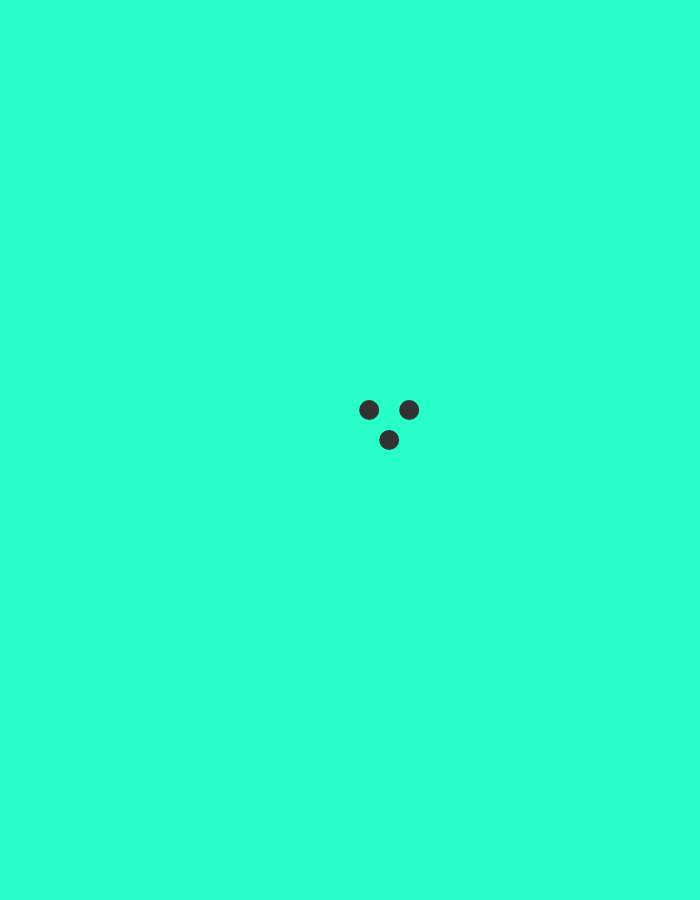
Frame 1 (no input)
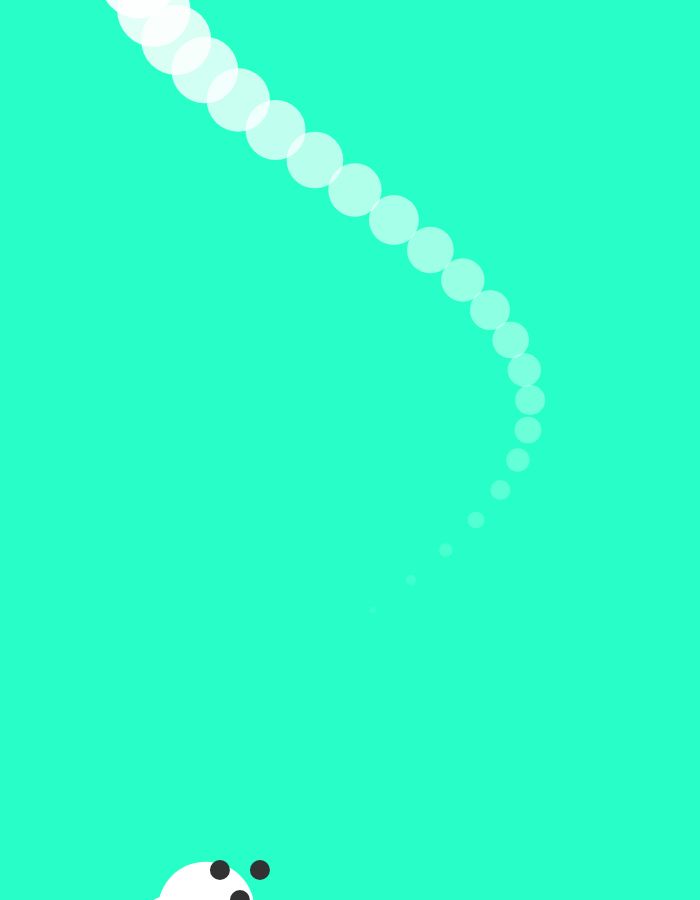
Frame 60 (no input)
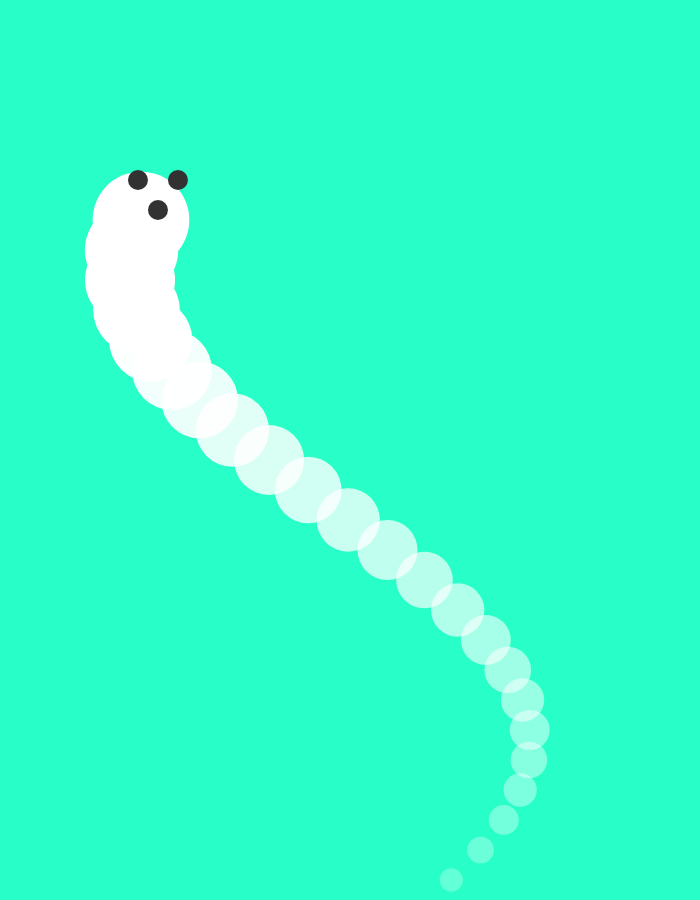
Frame 120 (the mouse pressed at the canvas centre since frame 60)

The p5.js sketch that drew these frames (run headless with seeded random() and noise() and a simulated clock; from frame 60 on, the mouse is pressed at the canvas centre):

// p5.js sketch
// ── sketch.js
// Try changing these values!
const tailLength = 30;
const ghostSize = 100;
const wiggliness = 40;
const floatiness = 30;

let ghostX;
let ghostY;
const tail = [];

function setup() {
  createCanvas(700,900);
  ghostX = width / 2;
  ghostY = height / 2;
}

function draw() {

  // The cos() function gives us a value that bounces between -1 and 1.
  // We can use that to create animations!
  ghostX += cos(frameCount / 5) * wiggliness;
  ghostY -= floatiness;

  // If the ghost goes above the top of the canvas, move it back to the bottom.
  if (ghostY < -ghostSize) {
    ghostY = height + ghostSize;
  }

  // Add a point to the beginning of the array.
  tail.unshift({x: ghostX, y: ghostY});
  // If the array is too big, remove the last point.
  if (tail.length > tailLength) {
    tail.pop();
  }

  background(40,300, 200);
  noStroke();

  // Loop over the tail and draw the points.
  for (var index = 1; index < tail.length; index++) {
    const tailPoint = tail[index];

    // Tail gets smaller and more transparent.
    const pointSize = ghostSize * (tail.length - index) / tail.length;
    const pointAlpha = 300 * (tail.length - index) / tail.length;

    fill(300, pointAlpha);
    ellipse(tailPoint.x, tailPoint.y, pointSize);
  }

  // Draw the ghost's face.
  fill(50);
  ellipse(ghostX - ghostSize * .2, ghostY - ghostSize * .1, ghostSize * .2);
  ellipse(ghostX + ghostSize * .2, ghostY - ghostSize * .1, ghostSize * .2);
  ellipse(ghostX, ghostY + ghostSize * .2, ghostSize * .2);
}

// ── design-system.html
<!DOCTYPE html>
<html>
  <head>
    <meta charset="utf-8">
    <title>Kelly Peng | Design Sysstem</title>
    
    <link href="../css/reset.css" rel="stylesheet" type="text/css">
    <link href="../css/design-system.css" rel="stylesheet" type="text/css">
  </head>
  <body>

  <main>
	<div id="ds-container">
		<div id="left-sidebar"><h2> ONLINE CLASS INTERACTION APP </h2>
      <h4>Design principles</h4>
      <p>Each piece is part of a greater whole and should contribute positively to the system at scale. There should be no isolated features or outliers.</p>
      <p>We’re focused when it comes to both design and functionality. Our work should speak boldly and clearly to this focus.</p>
      <p>Design should reinforce the meaning of content, not distract from it. We prioritize worthwhile communication over decoration. If an aspect of the design doesn’t enhance the content, we should remove it.</p>
      <p>Our use of motion breathes life into our products, and allows us to communicate with users in easily understood ways.</p>
      <p>We create sites to welcome the widest possible audience, free of obstacles. Be mindful of the broad range of human abilities and disabilities, as well as the variety of devices, browsers, and networks people use to access our sites.</p></div>
		<div id="main-content">
      <section>
        <h3 class="section-label">Adjustments</h3>
        <div>
        <label>Change Background</label>
        <button type="button" onclick="changeBodyBg('#2962FF');">WF Dark blue</button>
        <button type="button" onclick="changeBodyBg('#2979FF');">WF Medium blue </button>
        <button type="button" onclick="changeBodyBg('#448AFF');">WF Light blue </button>
        <button type="button" onclick="changeBodyBg('#FFF');">White</button>

    </div>
    <br>
    <div>
        <label>Change Heading text color</label>
        <button type="button" onclick="changeHeaderColor('#1A237E');">WF Dark Gray blue </button>
        <button type="button" onclick="changeHeaderColor('#2962FF');">WF Dark blue</button>
        <button type="button" onclick="changeHeaderColor('#00BFA5');">WF Dark Green</button>
        <button type="button" onclick="changeHeaderColor('#1DE9B6');">WF Medium Green</button>

    </div>
      <div>
        <label>Change Section Background</label>
        <button type="button" onclick="changeSectionBG('##2979FF');">Medium blue</button>
        <button type="button" onclick="changeSectionBG('#1DE9B6');">WF Medium Green</button>
        <button type="button" onclick="changeSectionBG('#82B1FF');">Extra light blue</button>
        <button type="button" onclick="changeSectionBG('#fff');">White</button>

    </div>
      </section>
      <section id="section">
        <h3 class="section-label">Styles</h3>
        <h4 class="section-break">Typography</h4>
        <h1 class="header">H1 headline</h1>
        <h2 class="header">H2 headline</h2>
        <h3 class="header">H3 headline</h3>
        <h4 class="header">H4 headline</h4>
        <h5 class="header">H5 headline</h5>
        <p>This is what body copy looks like. Strategic design means designing for a specific objective. More often than not, that objective is growing a business. But it’s important to recognize that there’s a difference between being strategic by being the conduit between the business and the user, and designing for the business alone.</p>

        <h4 class="section-break">Colors</h4>
        <div class="primary-hue color-gray"><div>WF Dark blue</div><div>#2962FF<br></div></div>
        <div class="primary-hue color-light-gray"><div>WF Medium blue</div><div>#2979FF<br></div></div>
        <div class="secondary-hue color-medium-brown"><div>WF Light blue</div><div>#448AFF<br></div></div>
        <div class="secondary-hue color-deep-brown"><div>WF Dark Gray blue</div><div>#1A237E<br></div></div>
        <div class="secondary-hue color-medium-yellow"><div>WF Dark Green</div><div>#00BFA5<br></div></div>
        <div class="accent-hue color-bright-yellow"><div>WF Medium Green</div><div>#1DE9B6<br></div></div>

      </section>
      <section>
        <h3 class="section-label">Components</h3>
        <div class="component-group">
          <article class="cg-1">
            <button class="button button1">Primary</button>
            <button class="button button2">Secondary</button>
            <button class="button button3">Disabled</button>
        </article>
        <article class="cg-2">
          <form>
          <label for="fname">First Name</label>
          <input type="text" id="fname" name="fname">
          <label for="lname">Last Name</label>
          <input type="text" id="lname" name="lname">
          </form>
        </article>
        <article class="cg-3">
          <div class="dropdown">
          <button class="dropbtn">Dropdown</button>
           <div class="dropdown-content">
            <a href="#">Link 1</a>
            <a href="#">Link 2</a>
            <a href="#">Link 3</a>
             </div>
          </div>
        </article>
          <article class="cg-1">
            <label class="switch">
            <input type="checkbox" checked>
            <span class="slider round"></span>
            </label>
        </article>
        <article class="cg-2">
         <label for="start">Start date:</label>
          <input type="date" class="pointer" id="start" name="trip-start"
       value="2020-02-21"
       min="2018-01-01" max="2020-11-07">
        </article>
        <article class="cg-3">
          <div class="loader"></div>
          </article>
      </section>
       <section>
        <h3 class="section-label">Design patterns</h3>
        <div class="design-patterns-group">
            <article>
              <h4>Card with image</h4>
              <div class="card-image">
                <img src="../img/symbiotic-seeing-2.jpg" />
                <h3>This is the card headline</h3>
                <p>Curabitur blandit tempus porttitor. Cras justo odio, dapibus ac facilisis in, egestas eget quam. Cras justo odio, dapibus ac facilisis in, egestas eget quam. Praesent commodo cursus magna, vel scelerisque nisl consectetur et.</p>

<p>Praesent commodo cursus magna, vel scelerisque nisl consectetur et. Etiam porta sem malesuada magna mollis euismod. Vestibulum id ligula porta felis euismod semper.</p>
              </div>
            </article>
            <article>
              <h4>Profile card</h4>
              <div class="profile-card">
                <img src="../img/profile-pic.jpg" />
                <h5 class="profile-name text-white">Diane Smith</h5>
                <p class="title text-white">Campaign Supervisor</p>
                <p class="text-white">Cras justo odio, dapibus ac facilisis in, egestas eget quam. Donec id elit non mi porta gravida at eget metus.</p>
                <button class="button button1">Contact Diane</button>

              </div>
            </article>
            <article>
              <h4>Sign up form</h4>
              <form action="/action_page.php" style="border:1px solid #A66312">
  <div class="sign-up-container">
    <p>Please fill in this form to create an account.</p>
    <hr>

    <label for="email"><b>Email</b></label>
    <input type="text" placeholder="Enter Email" name="email" required>

    <label for="psw"><b>Password</b></label>
    <input type="password" placeholder="Enter Password" name="psw" required>

    <label for="psw-repeat"><b>Repeat Password</b></label>
    <input type="password" placeholder="Repeat Password" name="psw-repeat" required>
    
    <label>
      <input type="checkbox" checked="checked" name="remember" style="margin-bottom:15px"> Remember me
    </label>

    <div class="clearfix">
      <button type="button" class="cancelbtn">Cancel</button>
      <button type="submit" class="signupbtn">Sign Up</button>
    </div>
  </div>
</form>
            </article>
             <article>
              <h4>Profile card</h4>
              <div class="profile-card">
                <img src="img/IMG_6537" />
                <h5 class="profile-name text-white">Kelly Peng</h5>
                <p class="title text-white">Designer</p>
                <p class="text-white">New jersey,NJ. Student in parsons school of designn</p>
                <button class="button button1">Contact Kelly</button>

              </div>
            </article>
        </div>
      </section>
    </div>
	</div>
  </main>

  </body>

    <script type="text/javascript" src="../js/javascript.js"></script>


</html>

// ── web-typography.html
<!doctype html>
<html class="no-js" lang="">

<head>
  <meta charset="utf-8">
  <title>Kelly Peng | Core Interaction X1 FA21</title>
  <meta name="description" content="">
  <meta name="viewport" content="width=device-width, initial-scale=1">

  <meta property="og:title" content="">
  <meta property="og:type" content="">
  <meta property="og:url" content="">
  <meta property="og:image" content="">

  <link rel="manifest" href="../site.webmanifest">
  <link rel="apple-touch-icon" href="../icon.png">
  <!-- Place favicon.ico in the root directory -->

  <link rel="stylesheet" href="../css/normalize.css">
  <link rel="stylesheet" href="../css/main.css">

  <meta name="theme-color" content="#fafafa">
</head>

<body>

  <!-- Add your site or application content here -->
  <main>
  <aside class="left-sidebar">
      <h3>Web typography</h3>
    </aside>
    <section class="main-content">
      <h1 class="header">H1 headline</h1>
      <h2 class="header">H2 headline</h2>
      <h3 class="header">H3 headline</h3>
      <h4 class="header">H4 headline</h4>
      <h5 class="header">H5 headline</h5>
      <p>This is what body copy looks like. Strategic design means designing for a specific objective. More often than not, that objective is growing a business. But it’s important to recognize that there’s a difference between being strategic by being the conduit between the business and the user, and designing for the business alone.</p>
    </section>
	
  </main>
  <script src="../js/vendor/modernizr-3.11.2.min.js"></script>
  <script src="../js/plugins.js"></script>
  <script src="../js/main.js"></script>


</body>

</html>
